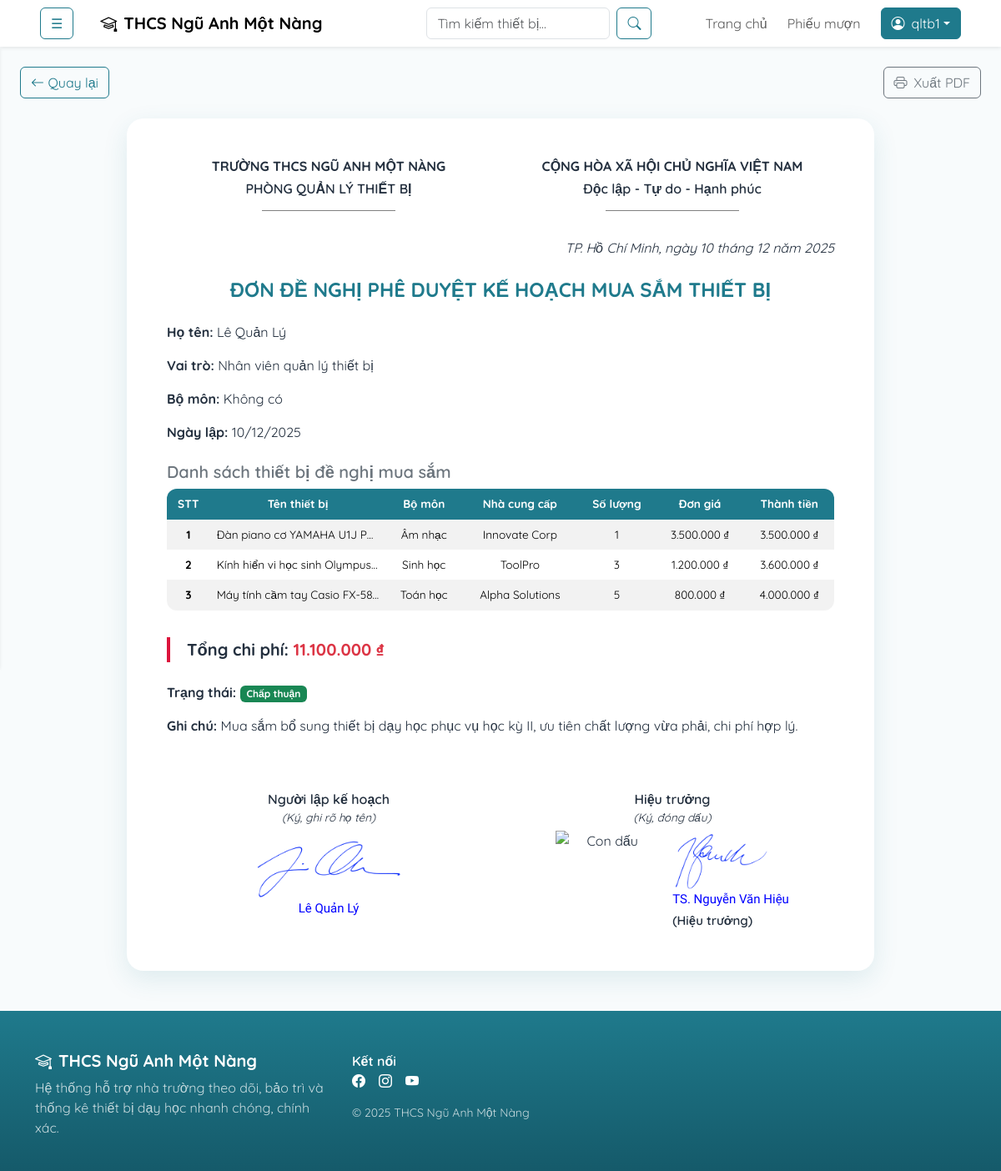
Screenshot of /index.php?page=xemkehoachmuasam&maKeHoachMuaSam=19 (signed in) with the database file from the repository.
### tables this page shows
CREATE TABLE `kehoachmuasam` (
  `maKeHoachMuaSam` int(11) NOT NULL,
  `maNguoiDung` int(11) NOT NULL,
  `ngayLap` date NOT NULL,
  `tongChiPhi` decimal(18,2) NOT NULL DEFAULT 0.00,
  `trangThai` varchar(50) NOT NULL,
  `ghiChu` text DEFAULT NULL
);

CREATE TABLE `nguoidung` (
  `maNguoiDung` int(11) NOT NULL,
  `tenDangNhap` varchar(255) NOT NULL,
  `matKhau` varchar(255) NOT NULL,
  `hoTen` varchar(255) DEFAULT NULL,
  `email` varchar(255) DEFAULT NULL,
  `soDienThoai` varchar(255) DEFAULT NULL,
  `maBoMon` int(11) DEFAULT NULL,
  `maVaiTro` int(11) DEFAULT NULL
);

CREATE TABLE `vaitro` (
  `maVaiTro` int(11) NOT NULL,
  `tenVaiTro` varchar(255) DEFAULT NULL,
  `moTa` text DEFAULT NULL
);

CREATE TABLE `chitietkehoachmuasam` (
  `maChiTietKHMuaSam` int(11) NOT NULL,
  `maKeHoachMuaSam` int(11) NOT NULL,
  `maThietBi` int(11) NOT NULL,
  `soLuong` int(11) DEFAULT NULL,
  `donGia` decimal(18,2) DEFAULT NULL,
  `thanhTien` decimal(18,2) DEFAULT NULL
);

CREATE TABLE `thietbi` (
  `maThietBi` int(11) NOT NULL,
  `tenThietBi` varchar(255) NOT NULL,
  `hinhAnh` varchar(255) DEFAULT NULL,
  `donVi` varchar(50) NOT NULL,
  `soLuong` int(11) NOT NULL,
  `lop` varchar(50) NOT NULL,
  `maBoMon` int(11) NOT NULL,
  `maNhaCungCap` int(11) NOT NULL,
  `moTa` text DEFAULT NULL
);

CREATE TABLE `bomon` (
  `maBoMon` int(11) NOT NULL,
  `tenBoMon` varchar(100) NOT NULL,
  `moTa` text DEFAULT NULL
);

CREATE TABLE `nhacungcap` (
  `maNhaCungCap` int(11) NOT NULL,
  `tenNhaCungCap` varchar(100) NOT NULL,
  `diaChi` varchar(255) DEFAULT NULL,
  `soDienThoai` varchar(20) DEFAULT NULL,
  `email` varchar(100) DEFAULT NULL
);

### App/Models/mKeHoachMuaSam.php (called while the page is built, shortened)
<?php
class modelKeHoachMuaSam {
    public function select01KeHoachMuaSam($maKeHoachMuaSam) {
        $p = new clsKetNoi();
        $truyvan = "SELECT * FROM kehoachmuasam ms
                    LEFT JOIN nguoidung nd ON ms.maNguoiDung = nd.maNguoiDung
                    LEFT JOIN vaitro vt ON nd.maVaiTro = vt.maVaiTro
                    LEFT JOIN bomon bm ON nd.maBoMon = bm.maBoMon
                    WHERE maKeHoachMuaSam = $maKeHoachMuaSam";
        $con = $p->moketnoi();
        $kq = mysqli_query($con, $truyvan);
        return $kq;
    }
    public function select01ChiTietKHMuaSam($maKeHoachMuaSam) {
        $p = new clsKetNoi();
        $truyvan = "SELECT *, ct.soLuong FROM chitietkehoachmuasam ct
                    JOIN thietbi tb ON ct.maThietBi = tb.maThietBi
                    JOIN kehoachmuasam ms ON ct.maKeHoachMuaSam = ms.maKeHoachMuaSam
                    JOIN nguoidung nd ON ms.maNguoiDung = nd.maNguoiDung
                    JOIN bomon bm ON tb.maBoMon = bm.maBoMon
                    JOIN nhacungcap ncc ON ncc.maNhaCungCap = tb.maNhaCungCap
                    JOIN vaitro vt ON nd.maVaiTro = vt.maVaiTro
                    WHERE ct.maKeHoachMuaSam = $maKeHoachMuaSam";
        $con = $p->moketnoi();
        $kq = mysqli_query($con, $truyvan);
        return $kq;
    }
}
?>

### App/Controllers/cKeHoachMuaSam.php (called while the page is built, shortened)
<?php
include_once('App/Models/mKeHoachMuaSam.php');
class controlKeHoachMuaSam {
    public function get01KeHoachMuaSam($maKeHoachMuaSam) {
        $p = new modelKeHoachMuaSam();
        $kq = $p->select01KeHoachMuaSam($maKeHoachMuaSam);
        return $kq;
    }
    public function get01ChiTietKHMuaSam($maKeHoachMuaSam) {
        $p = new modelKeHoachMuaSam();
        $kq = $p->select01ChiTietKHMuaSam($maKeHoachMuaSam);
        if(mysqli_num_rows($kq) > 0) return $kq;
        return false;
    }
}
?>

### App/Views/totruong/kehoachmuasam/xemkehoachmuasam.php (the view, shortened to what this page needs)
<?php
include_once('App/Controllers/cKeHoachMuaSam.php');
$p = new controlKeHoachMuaSam();
$maKeHoachMuaSam = $_GET['maKeHoachMuaSam'];
$kq = $p->get01KeHoachMuaSam($maKeHoachMuaSam);
if($kq && $kq->num_rows > 0) {
    $r = $kq->fetch_assoc();
} else {
    echo "<script>alert('Không tìm thấy kế hoạch.'); window.location.href='index.php?page=dskehoachmuasam';</script>";
    exit();
}
?>
<div class="d-flex justify-content-between align-items-center mx-4 my-4">
    <button type="button" class="btn btn-outline-primary" onclick="window.history.back();"><i class="bi bi-arrow-left"></i> Quay lại</button>
    <button type="button" id="exportPDF" class="btn btn-outline-secondary"><i class="bi bi-printer me-2"></i>Xuất PDF</button>
</div>
<div class="container d-flex justify-content-center align-items-center mb-5">
    <div class="card-na border-0" style="max-width: 56rem; width: 100%;">
        <div class="card-body p-5">
            <div class="row d-flex justify-content-between align-items-center mb-3">
                <div class="col-6 text-center">
                    <h6 class="fw-bold text-uppercase">Trường THCS Ngũ Anh Một Nàng</h6>
                    <h6 class="fw-semibold text-uppercase">Phòng Quản lý thiết bị</h6>
                    <div class="d-flex justify-content-center my-3">
                        <div style="width: 10em; border-bottom: 1px solid gray;"></div>
                    </div>
                </div>
                <div class="col-6 text-center">
                    <h6 class="fw-bold text-uppercase">Cộng hòa xã hội chủ nghĩa Việt Nam</h6>
                    <h6 class="fw-semibold">Độc lập - Tự do - Hạnh phúc</h6>
                    <div class="d-flex justify-content-center my-3">
                        <div style="width: 10em; border-bottom: 1px solid gray;"></div>
                    </div>
                </div>
            </div>
            <p class="text-end mb-4">
                <?php
                    $ngay = date("d", strtotime($r['ngayLap']));
                    $thang = date("m", strtotime($r['ngayLap']));
                    $nam = date("Y", strtotime($r['ngayLap']));
                    echo "<i>TP. Hồ Chí Minh, ngày $ngay tháng $thang năm $nam</i>";
                ?>
            </p>
            <h4 class="text-center fw-bold text-primary text-uppercase mb-4">Đơn đề nghị phê duyệt kế hoạch mua sắm thiết bị</h4>
            <p><strong>Họ tên:</strong> <?= $r['hoTen'] ?></p>
            <p><strong>Vai trò:</strong> <?= $r['tenVaiTro'] ?></p>
            <p><strong>Bộ môn:</strong> <?= !empty($r['tenBoMon']) ? $r['tenBoMon'] : 'Không có' ?></p>
            <p><strong>Ngày lập:</strong> <?= date("d/m/Y", strtotime($r['ngayLap'])) ?></p>
            <h5 class="fw-semibold text-secondary mt-4 mb-2">Danh sách thiết bị đề nghị mua sắm</h5>
            <div class="d-flex justify-content-center mb-3">
                <div class="table-responsive text-center" style="width: 100%;">
                    <table class="table table-striped table-borderless align-middle" style="font-size: 0.85em;">
                        <thead>
                            <tr>
                                <th>STT</th>
                                <th>Tên thiết bị</th>
                                <th>Bộ môn</th>
                                <th>Nhà cung cấp</th>
                                <th>Số lượng</th>
                                <th>Đơn giá</th>
                                <th>Thành tiền</th>
                            </tr>
                        </thead>
                        <tbody>
                            <?php
                            $res = $p->get01ChiTietKHMuaSam($maKeHoachMuaSam);
                            if($res && $res->num_rows > 0) {
                                $dem = 1;
                                while($row = $res->fetch_assoc()) {
                                    echo '<tr>';
                                    echo '<td><strong>' . $dem++ . '</strong></td>';
                                    echo '<td title="'. $row['tenThietBi'] .'">' . $row['tenThietBi'] . '</td>';
                                    echo '<td>' . $row['tenBoMon'] . '</td>';
                                    echo '<td>' . $row['tenNhaCungCap'] . '</td>';
                                    echo '<td>' . $row['soLuong'] . '</td>';
                                    echo '<td>' . number_format($row['donGia'], 0, ',', '.') . ' ₫</td>';
                                    echo '<td>' . number_format($row['thanhTien'], 0, ',', '.') . ' ₫</td>';
                                    echo '</tr>';
                                }
                            } else {
                                echo '<tr><td colspan="7" class="text-center text-muted">Chưa có thiết bị nào trong kế hoạch này.</td></tr>';
                            }
                            ?>
                        </tbody>
                    </table>
                </div>
            </div>
            <p class="fw-bold mb-4" style="font-size: 1.25rem; border-left: 4px solid crimson; padding-left: 1em;">
                Tổng chi phí:
                <span class="text-danger"><?= number_format($r['tongChiPhi'], 0, ',', '.') ?> ₫</span>
            </p>
            <p><strong>Trạng thái:</strong>
            <?php
            switch ($r['trangThai']) {
                case "Chấp thuận": echo '<span class="badge bg-success">' . $r['trangThai'] . '</span>'; break;
            }
            ?>
            </p>
            <p><strong>Ghi chú:</strong> <?= $r['ghiChu'] ?></p>
            <br><br>
            <div class="row">
                <div class="col-6 text-center">
                    <div class="fw-semibold">Người lập kế hoạch</div>
                    <div class="fst-italic" style="font-size:0.85rem;">(Ký, ghi rõ họ tên)</div>
                    <div style="margin-top:18px;">
                        <img src="../public/uploads/signature_nguoilap.png" alt="Chữ ký người lập" style="max-width:180px; max-height:70px; filter: brightness(0) saturate(100%) invert(12%) sepia(97%) saturate(7490%) hue-rotate(241deg) brightness(95%) contrast(106%);"">
                        <div style="font-family: 'Playwrite NO', cursive; font-size: 15px; color: blue"><?= $r['hoTen'] ?></div>
                    </div>
                </div>
                <div class="col-6 text-center">
                    <div class="fw-semibold">Hiệu trưởng</div>
                    <div class="fst-italic" style="font-size:0.85rem;">(Ký, đóng dấu)</div>
                    <?php if(isset($r['trangThai']) && $r['trangThai'] != "Chờ duyệt"): ?>
                    <div style="margin-top:6px; display:flex; justify-content:center; gap:20px; align-items:center;">
                        <div style="width:120px; height:120px; display:flex; justify-content:center; align-items:center; position:relative;">
                            <img src="../public/uploads/stamp_hieutruong.png" alt="Con dấu" style="width:120px; height:120px; object-fit:contain;">
                        </div>
                        <div style="text-align:left;">
                            <img src="../public/uploads/signature_hieutruong.png" alt="Chữ ký Hiệu trưởng" style="max-width:180px; max-height:70px; filter: brightness(0) saturate(100%) invert(12%) sepia(97%) saturate(7490%) hue-rotate(241deg) brightness(95%) contrast(106%);">
                            <div style="font-family: 'Playwrite NO', cursive; font-size: 15px; color: blue">TS. Nguyễn Văn Hiệu</div>
                            <div style="font-size:15px; margin-top:4px; font-weight:600;">(Hiệu trưởng)</div>
                        </div>
                    </div>
                    <?php endif; ?>
                </div>
            </div>
        </div>
    </div>
</div>

### public/css/style.css (style rules this page uses)
:root { --na-primary: #1f7a8c; --na-primary-2: #155a6a; --na-accent: #f4a261; --na-ink: #24303f; --na-muted: #6c7a89; --na-bg: #f8fbfc; --na-card: #ffffff; --na-gold: #c9a227; --shadow-soft: 0 10px 30px rgba(31,122,140,.12); }
body { font-family: 'Quicksand', Arial, sans-serif; color:var(--na-ink); background:var(--na-bg) }
.btn-outline-primary { --bs-btn-color:var(--na-primary); --bs-btn-border-color:var(--na-primary); --bs-btn-hover-bg:var(--na-primary); --bs-btn-hover-border-color:var(--na-primary) }
.text-primary { color:var(--na-primary)!important }
.card-na { border:0; border-radius:1.25rem; box-shadow:var(--shadow-soft); background:var(--na-card) }
.table thead th { background-color: var(--na-primary); color: white; }
.table { border-radius: 12px; overflow: hidden; }

### App/Views/totruong/kehoachmuasam/xemkehoachmuasam.php (style rules this page uses)
th, td { max-width: 12.5em; white-space: nowrap; overflow: hidden; text-overflow: ellipsis; }

### rows the page displays
kehoachmuasam: ngayLap "10", ngayLap "12", ngayLap "2025", maNguoiDung.hoTen "Lê Quản Lý", vaitro.tenVaiTro "Nhân viên quản lý thiết bị", ngayLap "10/12/2025", tongChiPhi "11.100.000", trangThai "Chấp thuận", ghiChu "Mua sắm bổ sung thiết bị dạy học phục vụ học kỳ II, ưu tiên chất lượng vừa phải, chi phí hợp lý."
chitietkehoachmuasam: maThietBi.tenThietBi "Đàn piano cơ YAMAHA U1J P…", bomon.tenBoMon "Âm nhạc", nhacungcap.tenNhaCungCap "Innovate Corp", soLuong "1", donGia "3.500.000", thanhTien "3.500.000"
chitietkehoachmuasam: maThietBi.tenThietBi "Kính hiển vi học sinh Olympus…", bomon.tenBoMon "Sinh học", nhacungcap.tenNhaCungCap "ToolPro", soLuong "3", donGia "1.200.000", thanhTien "3.600.000"
chitietkehoachmuasam: maThietBi.tenThietBi "Máy tính cầm tay Casio FX-58…", bomon.tenBoMon "Toán học", nhacungcap.tenNhaCungCap "Alpha Solutions", soLuong "5", donGia "800.000", thanhTien "4.000.000"

### other values shown
$_SESSION['tenDangNhap'] "qltb1"
